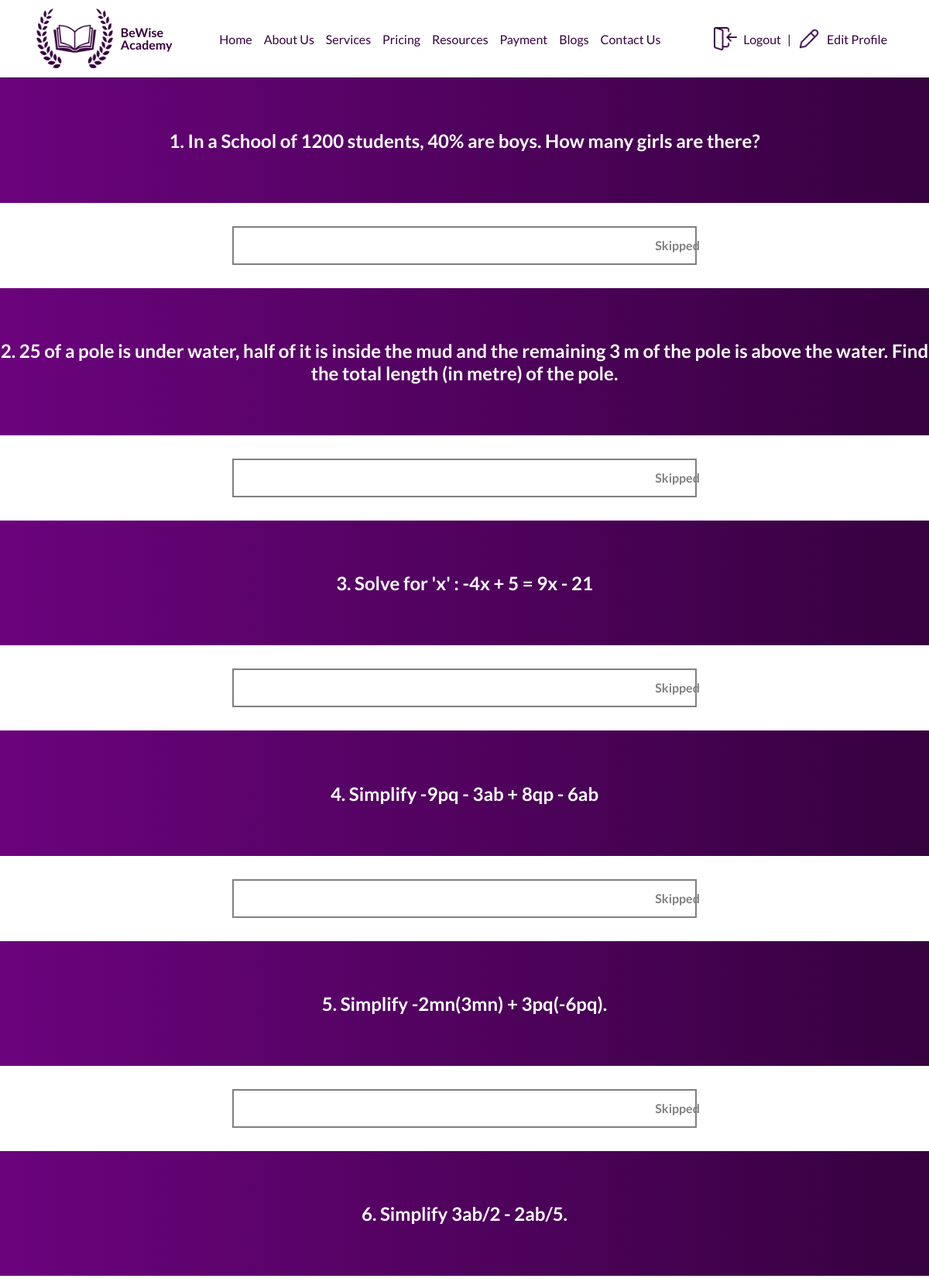
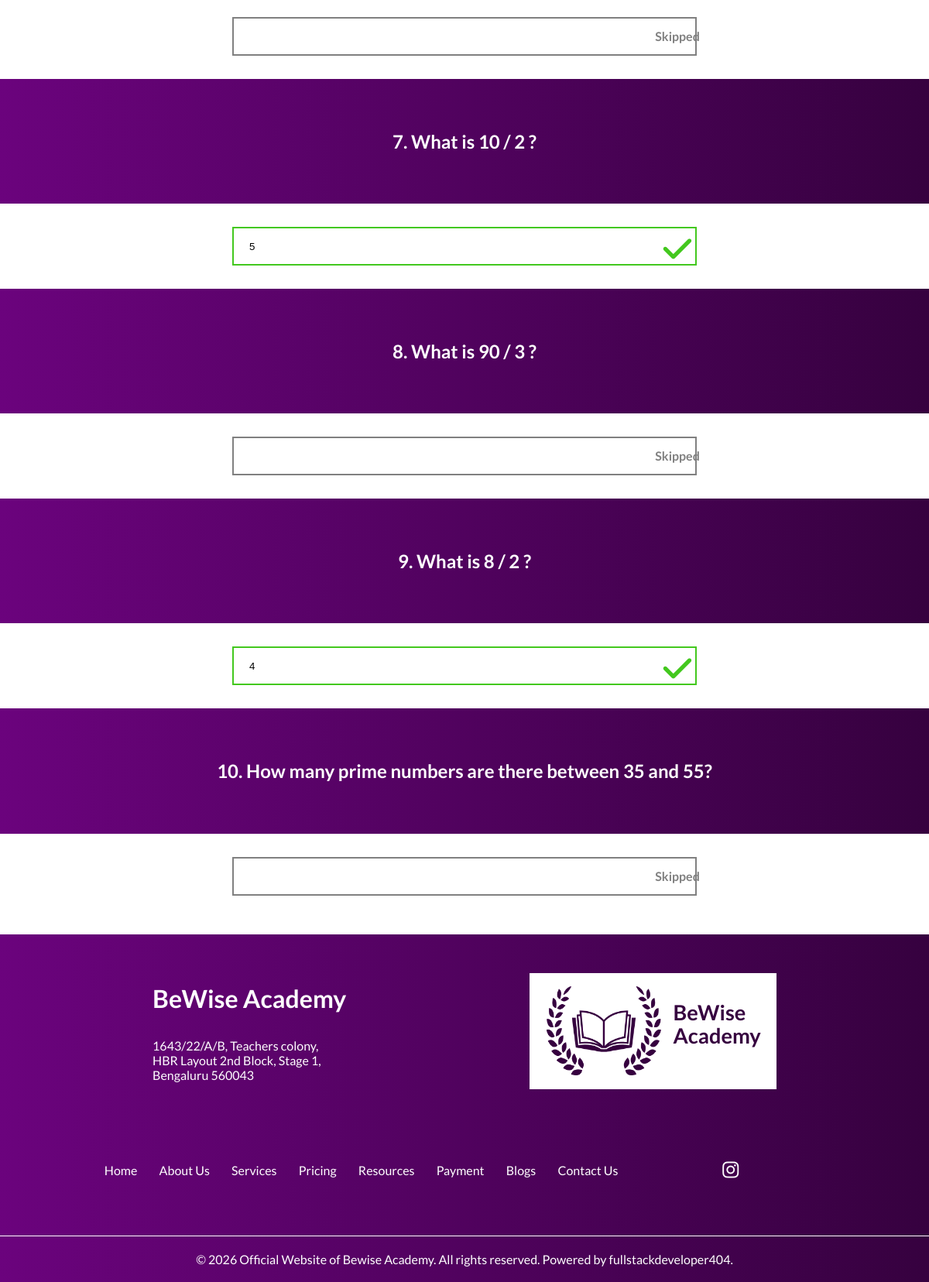
Screenshot of /evaluation/math/test-review (signed in) with the database file from the repository (2 pictures, top to bottom).
### tutor/models.py (models this page shows, shortened)
class Quiz(models.Model):
    subjectName = models.CharField(max_length=100)
    topicName = models.CharField(max_length=100)
    questionNumber = models.CharField(max_length=100,default="0")
    question = models.TextField()
    questionImage = models.ImageField(null=True,blank=True,upload_to='quiz/')
    nameTag = models.CharField(max_length=100,default=0)
    correctAnswer = models.CharField(max_length=1000)

class mathQuizResult(models.Model):
    studentName = models.CharField(max_length=100)
    subject = models.CharField(default="Mathematics",max_length=50)
    q1 = models.CharField(max_length=100,blank=True, null=True)
    q2 = models.CharField(max_length=100,blank=True, null=True)
    q3 = models.CharField(max_length=100,blank=True, null=True)
    q4 = models.CharField(max_length=100,blank=True, null=True)
    q5 = models.CharField(max_length=100,blank=True, null=True)
    q6 = models.CharField(max_length=100,blank=True, null=True)
    q7 = models.CharField(max_length=100,blank=True, null=True)
    q8 = models.CharField(max_length=100,blank=True, null=True)
    q9 = models.CharField(max_length=100,blank=True, null=True)
    q10 = models.CharField(max_length=100,blank=True, null=True)
    quizTime = models.CharField(max_length=100,blank=True, null=True)
    correctAnswersCount = models.IntegerField(default=0)
    percentage = models.FloatField(default=0)

### tutor/views.py (the view)
# urls.py: path('evaluation/math/test-review', mathQuestionsReview, name='math-test-review'),
def mathQuestionsReview(request):
    name = request.session['name']
    questions = Quiz.objects.filter(subjectName="Mathematics")
    result_object = mathQuizResult.objects.get(studentName=name)
    correctAnswers = [i.correctAnswer for i in questions]
    userAnswers = [result_object.q1,result_object.q2,result_object.q3,result_object.q4,result_object.q5,result_object.q6,result_object.q7,result_object.q8,result_object.q9,result_object.q10]
    boolList = []
    for i in range(0,10):
        if userAnswers[i] == None:
            boolList.append(None)
        elif correctAnswers[i].isalpha():
            if correctAnswers[i].lower() == userAnswers[i].lower():
                boolList.append(True)
        elif correctAnswers[i] == userAnswers[i]:
            boolList.append(True)
        else:
            boolList.append(False)
    return render(request, "test-review.html",{'questions':questions,'result_object':result_object,'boolList':boolList})

### templates/test-review.html (shortened to what this page needs)
<!DOCTYPE html>
{% extends 'base.html' %}
{% load static %}
    {% block extrahead %}
    <link rel="stylesheet" href="{% static 'css/test-review.css' %}">
    {% endblock %}
    {% block content %}
    <div class="main-body">
        <form action=" ">
            <div class="questions">
                <div class="header">
                    <h1>{{questions.0.question}}</h1>
                </div>
                <div class="options">
                    {% if boolList.0 == True %}
                    <i class="fa-solid fa-check correct-icon"></i>
                    <input type="text" placeholder="Your answer..." class="correct-input" value="{{result_object.q1}}">
                    {% elif boolList.0 == None %}
                    <p><b>Skipped</b></p>
                    <input type="text" placeholder="Your answer..." class="skip" value=" ">
                    {% else %}
                    <i class="fa-solid fa-xmark wrong-icon"></i>
                    <input type="text" placeholder="Your answer..." class="wrong-input" value="{{result_object.q1}}">
                    {% endif %}
                </div>
            </div>
            <div class="questions">
                <div class="header">
                    <h1>{{questions.1.question}}</h1>
                </div>
                <div class="options">
                    {% if boolList.1 == True %}
                    <i class="fa-solid fa-check correct-icon"></i>
                    <input type="text" placeholder="Your answer..." class="correct-input" value="{{result_object.q2}}">
                    {% elif boolList.1 == None %}
                    <p><b>Skipped</b></p>
                    <input type="text" placeholder="Your answer..." class="skip" value=" ">
                    {% else %}
                    <i class="fa-solid fa-xmark wrong-icon"></i>
                    <input type="text" placeholder="Your answer..." class="wrong-input" value="{{result_object.q2}}">
                    {% endif %}
                </div>
            </div>
            <div class="questions">
                <div class="header">
                    <h1>{{questions.2.question}}</h1>
                </div>
                <div class="options">
                    {% if boolList.2 == True %}
                    <i class="fa-solid fa-check correct-icon"></i>
                    <input type="text" placeholder="Your answer..." class="correct-input" value="{{result_object.q3}}">
                    {% elif boolList.2 == None %}
                    <p><b>Skipped</b></p>
                    <input type="text" placeholder="Your answer..." class="skip" value=" ">
                    {% else %}
                    <i class="fa-solid fa-xmark wrong-icon"></i>
                    <input type="text" placeholder="Your answer..." class="wrong-input" value="{{result_object.q3}}">
                    {% endif %}
                </div>
            </div>
            <div class="questions">
                <div class="header">
                    <h1>{{questions.3.question}}</h1>
                </div>
                <div class="options">
                    {% if boolList.3 == True %}
                    <i class="fa-solid fa-check correct-icon"></i>
                    <input type="text" placeholder="Your answer..." class="correct-input" value="{{result_object.q4}}">
                    {% elif boolList.3 == None %}
                    <p><b>Skipped</b></p>
                    <input type="text" placeholder="Your answer..." class="skip" value=" ">
                    {% else %}
                    <i class="fa-solid fa-xmark wrong-icon"></i>
                    <input type="text" placeholder="Your answer..." class="wrong-input" value="{{result_object.q4}}">
                    {% endif %}
                </div>
            </div>
            <div class="questions">
                <div class="header">
                    <h1>{{questions.4.question}}</h1>
                </div>
                <div class="options">
                    {% if boolList.4 == True %}
                    <i class="fa-solid fa-check correct-icon"></i>
                    <input type="text" placeholder="Your answer..." class="correct-input" value="{{result_object.q5}}">
                    {% elif boolList.4 == None %}
                    <p><b>Skipped</b></p>
                    <input type="text" placeholder="Your answer..." class="skip" value=" ">
                    {% else %}
                    <i class="fa-solid fa-xmark wrong-icon"></i>
                    <input type="text" placeholder="Your answer..." class="wrong-input" value="{{result_object.q5}}">
                    {% endif %}
                </div>
            </div>
            <div class="questions">
                <div class="header">
                    <h1>{{questions.5.question}}</h1>
                </div>
                <div class="options">
                    {% if boolList.5 == True %}
                    <i class="fa-solid fa-check correct-icon"></i>
                    <input type="text" placeholder="Your answer..." class="correct-input" value="{{result_object.q6}}">
                    {% elif boolList.5 == None %}
                    <p><b>Skipped</b></p>
                    <input type="text" placeholder="Your answer..." class="skip" value=" ">
                    {% else %}
                    <i class="fa-solid fa-xmark wrong-icon"></i>
                    <input type="text" placeholder="Your answer..." class="wrong-input" value="{{result_object.q6}}">
                    {% endif %}
                </div>
            </div>
            <div class="questions">
                <div class="header">
                    <h1>{{questions.6.question}}</h1>
                </div>
                <div class="options">
                    {% if boolList.6 == True %}
                    <i class="fa-solid fa-check correct-icon"></i>
                    <input type="text" placeholder="Your answer..." class="correct-input" value="{{result_object.q7}}">
                    {% elif boolList.6 == None %}
                    <p><b>Skipped</b></p>
                    <input type="text" placeholder="Your answer..." class="skip" value=" ">
                    {% else %}
                    <i class="fa-solid fa-xmark wrong-icon"></i>
                    <input type="text" placeholder="Your answer..." class="wrong-input" value="{{result_object.q7}}">
                    {% endif %}
                </div>
            </div>
            <div class="questions">
                <div class="header">
                    <h1>{{questions.7.question}}</h1>
                </div>
                <div class="options">
                    {% if boolList.7 == True %}
                    <i class="fa-solid fa-check correct-icon"></i>
                    <input type="text" placeholder="Your answer..." class="correct-input" value="{{result_object.q8}}">
                    {% elif boolList.7 == None %}
                    <p><b>Skipped</b></p>
                    <input type="text" placeholder="Your answer..." class="skip" value=" ">
                    {% else %}
                    <i class="fa-solid fa-xmark wrong-icon"></i>
                    <input type="text" placeholder="Your answer..." class="wrong-input" value="{{result_object.q8}}">
                    {% endif %}
                </div>
            </div>
            <div class="questions">
                <div class="header">
                    <h1>{{questions.8.question}}</h1>
                </div>
                <div class="options">
                    {% if boolList.8 == True %}
                    <i class="fa-solid fa-check correct-icon"></i>
                    <input type="text" placeholder="Your answer..." class="correct-input" value="{{result_object.q9}}">
                    {% elif boolList.8 == None %}
                    <p><b>Skipped</b></p>
                    <input type="text" placeholder="Your answer..." class="skip" value=" ">
                    {% else %}
                    <i class="fa-solid fa-xmark wrong-icon"></i>
                    <input type="text" placeholder="Your answer..." class="wrong-input" value="{{result_object.q9}}">
                    {% endif %}
                </div>
            </div>
            <div class="questions">
                <div class="header">
                    <h1>{{questions.9.question}}</h1>
                </div>
                <div class="options">
                    {% if boolList.9 == True %}
                    <i class="fa-solid fa-check correct-icon"></i>
                    <input type="text" placeholder="Your answer..." class="correct-input" value="{{result_object.q10}}">
                    {% elif boolList.9 == None %}
                    <p><b>Skipped</b></p>
                    <input type="text" placeholder="Your answer..." class="skip" value=" ">
                    {% else %}
                    <i class="fa-solid fa-xmark wrong-icon"></i>
                    <input type="text" placeholder="Your answer..." class="wrong-input" value="{{result_object.q10}}">
                    {% endif %}
                </div>
            </div>
        </form>
    </div>
    {% endblock content %}

### static/css/base.css (style rules this page uses)
:root { --font: 'Lato', sans-serif; }
body { margin: 0; font-family: var(--font); }
.header { width: 100%; margin: 0; color: white; background: rgb(107, 3, 125); background: linear-gradient(90deg, rgba(107, 3, 125, 1) 0%, rgba(54, 1, 63, 1) 100%); padding: 50px 0; text-align: center; font-weight: 900; }
input[type=text], input[type=password], input[type=number], input[type=email], select { width: 100%; padding: 12px 20px; display: inline-block; border: 1px solid #ccc; box-sizing: border-box; }
.model3 .model-content label, input[type=text], input[type=number], input[type=email], input[type=password], textarea { margin: 5px 5px 10px 0px; }
@media screen and (min-width: 1024px) { .header h1 { font-size: 3.5rem; } }

### static/css/test-review.css (style rules this page uses)
.main-body { margin-bottom: 20px; }
.questions { display: flex; flex-direction: column; }
.options { width: 100%; display: flex; justify-content: center; }
input[type=text] { width: 50%; height: 50px; margin: 30px; padding: 0 20px; }
.correct-input { border: 2px solid #43c81e !important; }
.correct-icon { color: #43c81e; }
.skip { border: 2px solid grey !important; }
.options i { font-size: 2.6rem; position: absolute; }
.options p { position: absolute; color: grey; }
@media screen and (min-width: 1024px) { .options i { margin-top: 38px; margin-left: 550px; } }
@media screen and (min-width: 1024px) { .options p { margin-top: 45px; margin-left: 550px; } }
@media screen and (min-width: 1024px) { .header h1 { font-size: 1.5rem !important; } }

### rows the page displays
Quiz: question "1. In a School of 1200 students, 40% are boys. How many girls are there?"
Quiz: question "2. 25 of a pole is under water, half of it is inside the mud and the remaining 3 m of the pole is above the water. Find the total length (in metre) of the pole."
Quiz: question "3. Solve for 'x' : -4x + 5 = 9x - 21"
Quiz: question "4. Simplify -9pq - 3ab + 8qp - 6ab"
Quiz: question "5. Simplify -2mn(3mn) + 3pq(-6pq)."
Quiz: question "6. Simplify 3ab/2 - 2ab/5."
Quiz: question "7. What is 10 / 2 ?"
mathQuizResult: q7 "5", q9 "4"
Quiz: question "8. What is 90 / 3 ?"
Quiz: question "9. What is 8 / 2 ?"
Quiz: question "10. How many prime numbers are there between 35 and 55?"
